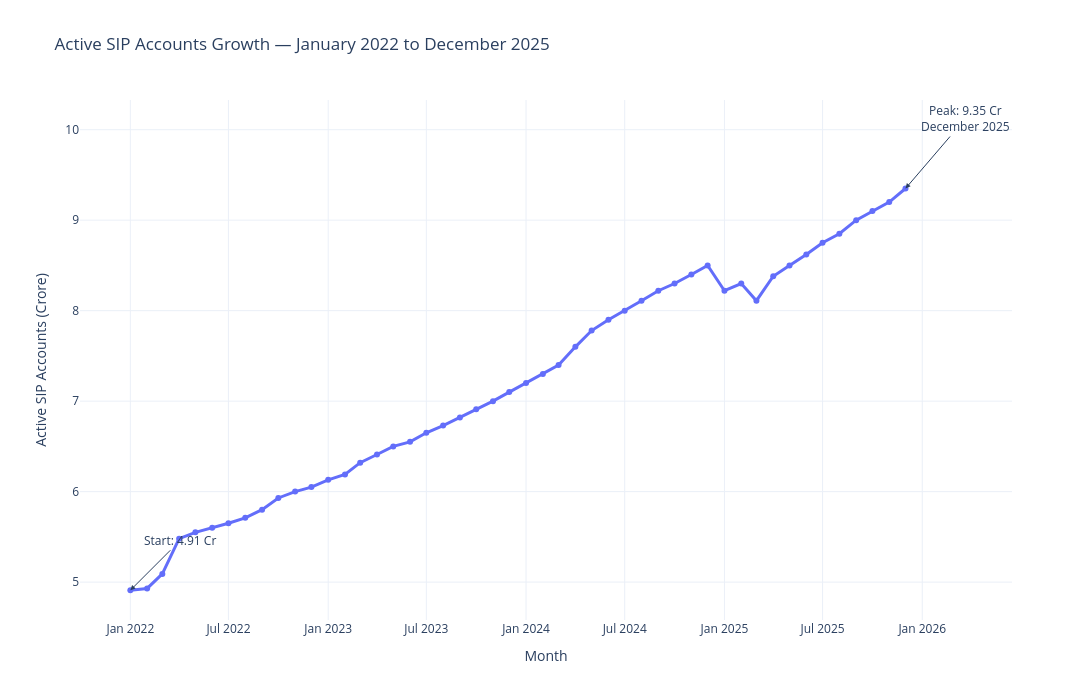

Write notebook code for a chart like this one.
### Code cell
# ================================================================
# ADDITIONAL CHART — ACTIVE SIP ACCOUNTS GROWTH
# Uses the exact validated SIP dataset structure
# ================================================================

import pandas as pd
import plotly.graph_objects as go
from pathlib import Path

print("=" * 70)
print("ACTIVE SIP ACCOUNTS GROWTH")
print("=" * 70)

# ================================================================
# 1. FIND PROJECT ROOT
# ================================================================

current_dir = Path.cwd()

PROJECT_DIR = None

for parent in [current_dir] + list(current_dir.parents):
    if parent.name.lower() == "mutualfundanalytics":
        PROJECT_DIR = parent
        break

if PROJECT_DIR is None:
    raise FileNotFoundError(
        f"Could not locate MutualFundAnalytics project from {current_dir}"
    )

print(f"Project directory: {PROJECT_DIR}")

# ================================================================
# 2. FIND THE EXACT SIP DATASET
# ================================================================

sip_file = None

# Search all CSV files under data/raw
raw_dir = PROJECT_DIR / "data" / "raw"

if raw_dir.exists():

    for file in raw_dir.rglob("*.csv"):

        try:
            columns = pd.read_csv(
                file,
                nrows=0
            ).columns.tolist()

            required_columns = {
                "month",
                "sip_inflow_crore",
                "active_sip_accounts_crore"
            }

            if required_columns.issubset(
                set(columns)
            ):
                sip_file = file
                break

        except Exception:
            continue

if sip_file is None:
    raise FileNotFoundError(
        "Could not find the SIP CSV containing "
        "'month', 'sip_inflow_crore', and "
        "'active_sip_accounts_crore'."
    )

print(f"SIP dataset found: {sip_file}")

# ================================================================
# 3. LOAD SIP DATA
# ================================================================

sip_active_df = pd.read_csv(
    sip_file
)

print(
    f"Dataset shape: {sip_active_df.shape}"
)

print(
    f"Columns: {sip_active_df.columns.tolist()}"
)

# ================================================================
# 4. VALIDATE REQUIRED COLUMNS
# ================================================================

required_columns = [
    "month",
    "active_sip_accounts_crore"
]

missing_columns = [
    col
    for col in required_columns
    if col not in sip_active_df.columns
]

if missing_columns:

    raise KeyError(
        f"Missing required columns: {missing_columns}"
    )

# ================================================================
# 5. CLEAN DATA
# ================================================================

sip_active_df["month"] = pd.to_datetime(
    sip_active_df["month"],
    errors="coerce"
)

sip_active_df[
    "active_sip_accounts_crore"
] = pd.to_numeric(
    sip_active_df[
        "active_sip_accounts_crore"
    ],
    errors="coerce"
)

sip_active_df = (
    sip_active_df
    .dropna(
        subset=[
            "month",
            "active_sip_accounts_crore"
        ]
    )
    .sort_values("month")
    .reset_index(drop=True)
)

# ================================================================
# 6. VALIDATION
# ================================================================

print()
print("=" * 70)
print("SIP ACTIVE ACCOUNT DATA VALIDATION")
print("=" * 70)

print(
    f"Rows                    : {len(sip_active_df)}"
)

print(
    f"Date range              : "
    f"{sip_active_df['month'].min():%Y-%m-%d} "
    f"to "
    f"{sip_active_df['month'].max():%Y-%m-%d}"
)

print(
    f"Missing active accounts : "
    f"{sip_active_df['active_sip_accounts_crore'].isna().sum()}"
)

print(
    f"Non-positive values     : "
    f"{""
    }"
)

# Check non-positive values separately
non_positive = (
    sip_active_df[
        "active_sip_accounts_crore"
    ] <= 0
).sum()

print(
    f"Non-positive values     : {non_positive}"
)

# ================================================================
# 7. START / END / PEAK VALUES
# ================================================================

start_row = sip_active_df.iloc[0]
end_row = sip_active_df.iloc[-1]

start_value = float(
    start_row[
        "active_sip_accounts_crore"
    ]
)

end_value = float(
    end_row[
        "active_sip_accounts_crore"
    ]
)

absolute_increase = (
    end_value - start_value
)

overall_growth = (
    absolute_increase / start_value * 100
    if start_value != 0
    else 0
)

peak_index = (
    sip_active_df[
        "active_sip_accounts_crore"
    ].idxmax()
)

peak_row = sip_active_df.loc[
    peak_index
]

peak_value = float(
    peak_row[
        "active_sip_accounts_crore"
    ]
)

peak_month = peak_row["month"]

# ================================================================
# 8. PRINT SUMMARY
# ================================================================

print()
print("=" * 70)
print("ACTIVE SIP ACCOUNTS GROWTH SUMMARY")
print("=" * 70)

print(
    f"Starting active SIP accounts : "
    f"{start_value:.2f} Cr"
)

print(
    f"Starting month               : "
    f"{start_row['month']:%B %Y}"
)

print(
    f"Ending active SIP accounts   : "
    f"{end_value:.2f} Cr"
)

print(
    f"Ending month                 : "
    f"{end_row['month']:%B %Y}"
)

print(
    f"Absolute increase            : "
    f"{absolute_increase:.2f} Cr"
)

print(
    f"Overall growth               : "
    f"{overall_growth:.2f}%"
)

print(
    f"Peak active SIP accounts     : "
    f"{peak_value:.2f} Cr"
)

print(
    f"Peak month                   : "
    f"{peak_month:%B %Y}"
)

# ================================================================
# 9. PREPARE PLOTLY DATA
#
# IMPORTANT:
# Convert pandas Timestamp values to strings.
# This prevents the previous Kaleido serialization error.
# ================================================================

plot_dates = (
    sip_active_df["month"]
    .dt.strftime("%Y-%m-%d")
    .tolist()
)

plot_values = (
    sip_active_df[
        "active_sip_accounts_crore"
    ]
    .astype(float)
    .tolist()
)

# ================================================================
# 10. CREATE CHART
# ================================================================

fig = go.Figure()

fig.add_trace(
    go.Scatter(
        x=plot_dates,
        y=plot_values,
        mode="lines+markers",
        name="Active SIP Accounts",
        line=dict(width=3),
        marker=dict(size=6),
        hovertemplate=(
            "Month: %{x}<br>"
            "Active SIP Accounts: %{y:.2f} Cr"
            "<extra></extra>"
        )
    )
)

# Starting point annotation
fig.add_annotation(
    x=plot_dates[0],
    y=start_value,
    text=f"Start: {start_value:.2f} Cr",
    showarrow=True,
    arrowhead=2,
    ax=50,
    ay=-50
)

# Peak annotation
fig.add_annotation(
    x=peak_month.strftime("%Y-%m-%d"),
    y=peak_value,
    text=(
        f"Peak: {peak_value:.2f} Cr"
        f"<br>{peak_month:%B %Y}"
    ),
    showarrow=True,
    arrowhead=2,
    ax=60,
    ay=-70
)

fig.update_layout(
    title=(
        "Active SIP Accounts Growth — "
        "January 2022 to December 2025"
    ),
    xaxis_title="Month",
    yaxis_title="Active SIP Accounts (Crore)",
    template="plotly_white",
    width=1400,
    height=700,
    hovermode="x unified",
    margin=dict(
        l=80,
        r=80,
        t=100,
        b=80
    )
)

# ================================================================
# 11. SAVE CHART
# ================================================================

reports_dir = (
    PROJECT_DIR / "reports"
)

reports_dir.mkdir(
    parents=True,
    exist_ok=True
)

output_path = (
    reports_dir /
    "active_sip_accounts_growth.png"
)

fig.write_image(
    str(output_path),
    width=1400,
    height=700,
    scale=2
)

# ================================================================
# 12. DISPLAY
# ================================================================

fig.show()

# ================================================================
# 13. FINAL VALIDATION
# ================================================================

print()
print("=" * 70)
print("ACTIVE SIP ACCOUNTS GROWTH — COMPLETE")
print("=" * 70)

print(
    f"Chart saved successfully: "
    f"{output_path}"
)

print(
    f"Chart exists: "
    f"{output_path.exists()}"
)

print(
    f"Starting value: "
    f"{start_value:.2f} Cr"
)

print(
    f"Ending value: "
    f"{end_value:.2f} Cr"
)

print(
    f"Overall growth: "
    f"{overall_growth:.2f}%"
)

print("=" * 70)

### Figure 1 — Plotly figure (JSON) as saved in the notebook; plotly's stock layout.template omitted (floating-point values rounded to 4 significant figures)
{"data": [{"hovertemplate": "Month: %{x}<br>Active SIP Accounts: %{y:.2f} Cr<extra></extra>", "line": {"width": 3}, "marker": {"size": 6}, "mode": "lines+markers", "name": "Active SIP Accounts", "type": "scatter", "x": ["2022-01-01", "2022-02-01", "2022-03-01", "2022-04-01", "2022-05-01", "2022-06-01", "2022-07-01", "2022-08-01", "2022-09-01", "2022-10-01", "2022-11-01", "2022-12-01", "2023-01-01", "2023-02-01", "2023-03-01", "2023-04-01", "2023-05-01", "2023-06-01", "2023-07-01", "2023-08-01", "2023-09-01", "2023-10-01", "2023-11-01", "2023-12-01", "2024-01-01", "2024-02-01", "2024-03-01", "2024-04-01", "2024-05-01", "2024-06-01", "2024-07-01", "2024-08-01", "2024-09-01", "2024-10-01", "2024-11-01", "2024-12-01", "2025-01-01", "2025-02-01", "2025-03-01", "2025-04-01", "2025-05-01", "2025-06-01", "2025-07-01", "2025-08-01", "2025-09-01", "2025-10-01", "2025-11-01", "2025-12-01"], "y": [4.91, 4.93, 5.09, 5.48, 5.55, 5.6, 5.65, 5.71, 5.8, 5.93, 6, 6.05, 6.13, 6.19, 6.32, 6.41, 6.5, 6.55, 6.65, 6.73, 6.82, 6.91, 7, 7.1, 7.2, 7.3, 7.4, 7.6, 7.78, 7.9, 8, 8.11, 8.22, 8.3, 8.4, 8.5, 8.22, 8.3, 8.11, 8.38, 8.5, 8.62, 8.75, 8.85, 9, 9.1, 9.2, 9.35]}], "layout": {"annotations": [{"arrowhead": 2, "ax": 50, "ay": -50, "showarrow": true, "text": "Start: 4.91 Cr", "x": "2022-01-01", "y": 4.91}, {"arrowhead": 2, "ax": 60, "ay": -70, "showarrow": true, "text": "Peak: 9.35 Cr<br>December 2025", "x": "2025-12-01", "y": 9.35}], "height": 700, "hovermode": "x unified", "margin": {"b": 80, "l": 80, "r": 80, "t": 100}, "title": {"text": "Active SIP Accounts Growth — January 2022 to December 2025"}, "width": 1400, "xaxis": {"title": {"text": "Month"}}, "yaxis": {"title": {"text": "Active SIP Accounts (Crore)"}}}}
